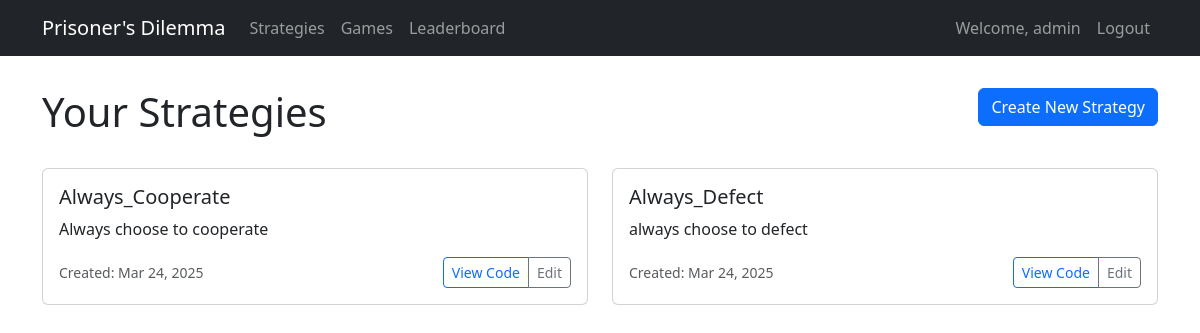
Before: /strategies/ (signed in) with the older database file.
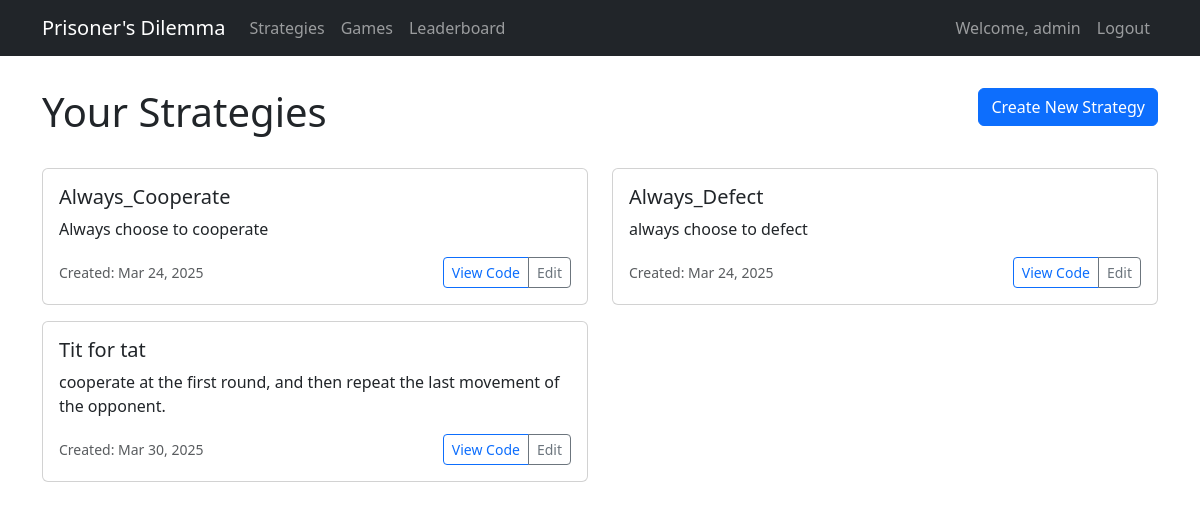
After: the same page with the newer database file.
### dilemma_game/models.py (models this page shows, shortened)
class Strategy(models.Model):
    name = models.CharField(max_length=100)
    description = models.TextField()
    code = models.TextField()
    created_by = models.ForeignKey(User, on_delete=models.CASCADE)
    created_at = models.DateTimeField(auto_now_add=True)
    updated_at = models.DateTimeField(auto_now=True)

### dilemma_game/views.py (the view)
# urls.py: path('strategies/', StrategyListView.as_view(), name='strategy_list'),
class StrategyListView(LoginRequiredMixin, ListView):
    model = Strategy
    template_name = 'dilemma_game/strategy_list.html'
    context_object_name = 'strategies'
    def get_queryset(self):
        return Strategy.objects.filter(created_by=self.request.user)

### dilemma_game/templates/dilemma_game/strategy_list.html (shortened to what this page needs)
{% extends 'dilemma_game/base.html' %}
{% block content %}
<div class="row mb-4">
    <div class="col-md-8">
        <h1>Your Strategies</h1>
    </div>
    <div class="col-md-4 text-end">
        <a href="{% url 'strategy_create' %}" class="btn btn-primary">
            Create New Strategy
        </a>
    </div>
</div>
<div class="row">
    {% if strategies %}
    {% for strategy in strategies %}
    <div class="col-md-6">
        <div class="card strategy-card">
            <div class="card-body">
                <h5 class="card-title">{{ strategy.name }}</h5>
                <p class="card-text">{{ strategy.description }}</p>
                <div class="d-flex justify-content-between align-items-center">
                    <small class="text-muted">Created: {{ strategy.created_at|date:"M d, Y" }}</small>
                    <div class="btn-group">
                        <button class="btn btn-sm btn-outline-primary" data-bs-toggle="collapse"
                            data-bs-target="#code-{{ strategy.id }}">
                            View Code
                        </button>
                        <a href="{% url 'strategy_edit' strategy.id %}" class="btn btn-sm btn-outline-secondary">
                            Edit
                        </a>
                    </div>
                </div>
            </div>
        </div>
    </div>
    {% endfor %}
    {% endif %}
</div>
{% endblock %}

Changed rows visible on the page:
added Strategy: name "Tit for tat", description "cooperate at the first round, and then repeat the last movement of the opponent.", created_at "Mar 30, 2025"
